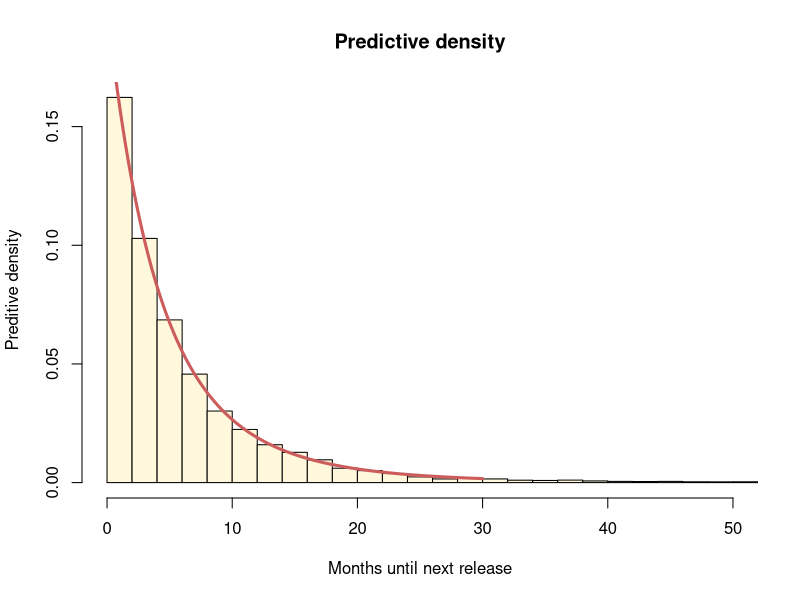

Generate this figure with R:
## ---- chunk 1

# Set up data and compute posterior hyperparameters
x = c(1.58, 7.02, 8.28, 4.67, 4.05)
n = length(x)
xbar = mean(x)
alphaPrior = 1/3
betaPrior = 1
alphaPost = alphaPrior + n
betaPost = betaPrior + n*xbar

# Simulate from predictive distribution and plot histogram
nSim = 10000
thetaDraws = rgamma(nSim, alphaPost, betaPost)
xPredDraws = rexp(nSim, thetaDraws)
hist(xPredDraws, 100, col = "cornsilk", freq = FALSE,  xlim = c(0,50),
     main = "Predictive density", 
     xlab = "Months until next release", ylab = "Preditive density")

# Defining the general Compound-Gamma density even though we have kappa = 1
dCompoundGamma <- function(x, alpha, beta_, kappa){
  dens = (beta_^alpha/gamma(alpha)) * 
    (gamma(alpha + kappa)/gamma(kappa)) * 
    x^(kappa-1)/(beta_ + x)^(alpha + kappa)
  return(dens)
}

# Overlaying the analytical density for the Compound Gamma distribution
xPredGrid = seq(0, 30, length = 1000)
lines(xPredGrid, dCompoundGamma(xPredGrid, alphaPost, betaPost, 1), 
      lwd = 3, col = "indianred")
## ---- chunk 2
mean(xPredDraws > 18)
